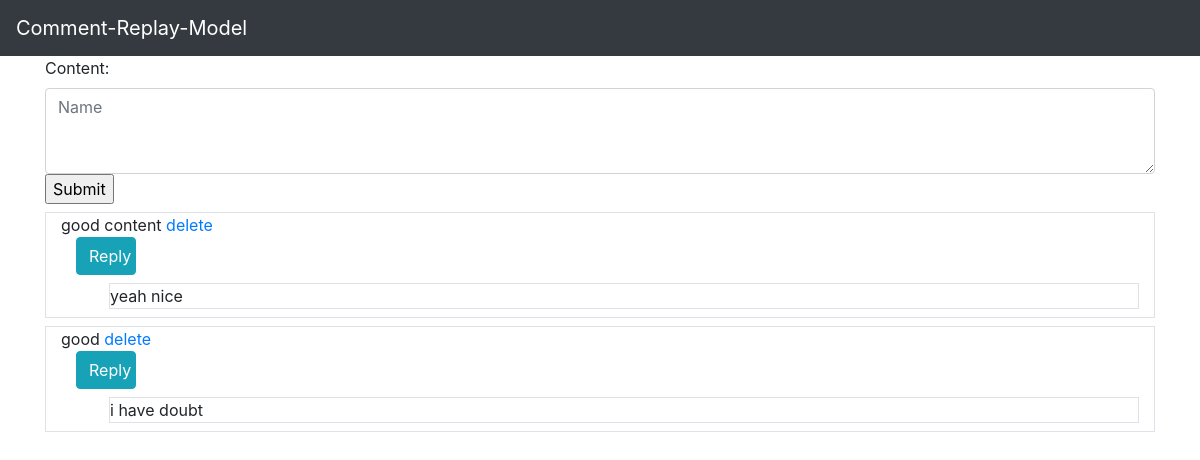
Before: / with the older database file.
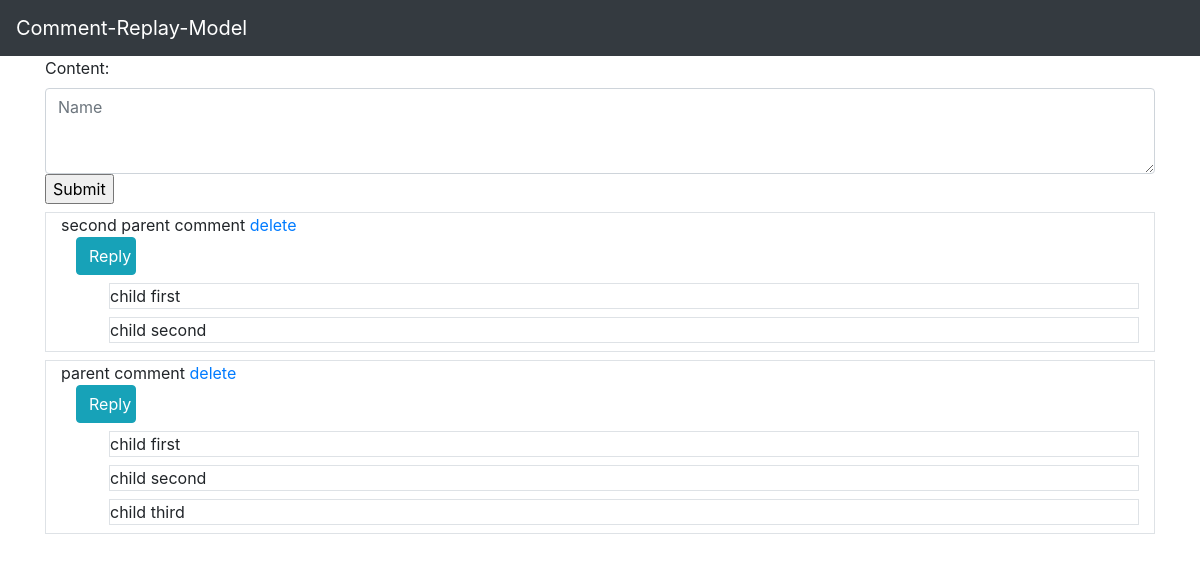
After: the same page with the newer database file.
### cm/models.py (models this page shows)
class Comment(models.Model):
    content = models.TextField()
    timestamp = models.DateTimeField(auto_now=True)
    comment_by = models.ForeignKey(User, on_delete=models.CASCADE)
    parent = models.ForeignKey('self', on_delete=models.CASCADE, null=True, blank=True, related_name='parentcom')
    def __str__(self):
        return self.content

### cm/views.py (the view, shortened to what this page needs)
# urls.py: path('', views.index, name="index"),
def index(request):
    comment = Comment.objects.filter(parent=None).order_by('-timestamp')
    form = commentForm()
    context = {'form':form,'comment':comment}
    return render(request, 'index.html', context)

### cm/forms.py
class commentForm(forms.ModelForm):
    class Meta:
        model = Comment
        fields = (('content'),)
        widgets={
                   "content":forms.Textarea(attrs={'placeholder':'Name','name':'Name','id':'common_id_for_imputfields','class':'form-control',
                   'rows':3})
                }

### templates/index.html (shortened to what this page needs)
<!DOCTYPE html>
<html lang="en">
<head>
    <link rel="stylesheet" href="https://stackpath.bootstrapcdn.com/bootstrap/4.5.0/css/bootstrap.min.css">
</head>
<body>
<nav class="navbar navbar-expand-lg navbar-dark bg-dark">
  <a class="navbar-brand" href="#">Comment-Replay-Model</a>
</nav>
    <div class="container">
        <form action="" method="POST">
              {{form}}
        <input type="submit">
        </form>
    </div>
<div class="container">
    {% for comment in comment  %}
        <div class="container mt-2 border">
              {{comment}}
              <a href="{% url 'commentdelete' comment.id  %}">delete</a>
              <div class="col-md-1">
              <div class="container btn btn-info"  data-toggle="collapse" href="#collapseExample{{comment.id}}" role="button" aria-expanded="false" aria-controls="collapseExample">
                  Reply
              </div>
              </div>
          {% for reply in comment.parentcom.all %}
            <div class=" border mt-2 mb-2 ml-5">
              {{reply}}
            </div>
          {% endfor %}
        </div>
    {% endfor %}
</div>
</body>
</html>

Changed rows visible on the page:
removed Comment: content "good content"
removed Comment: content "yeah nice", shown under "good content"
removed Comment: content "good"
removed Comment: content "i have doubt", shown under "good"
added Comment: content "second parent comment"
added Comment: content "child first", shown under "second parent comment"
added Comment: content "child second", shown under "second parent comment"
added Comment: content "parent comment"
added Comment: content "child first", shown under "parent comment"
added Comment: content "child second", shown under "parent comment"
added Comment: content "child third", shown under "parent comment"
